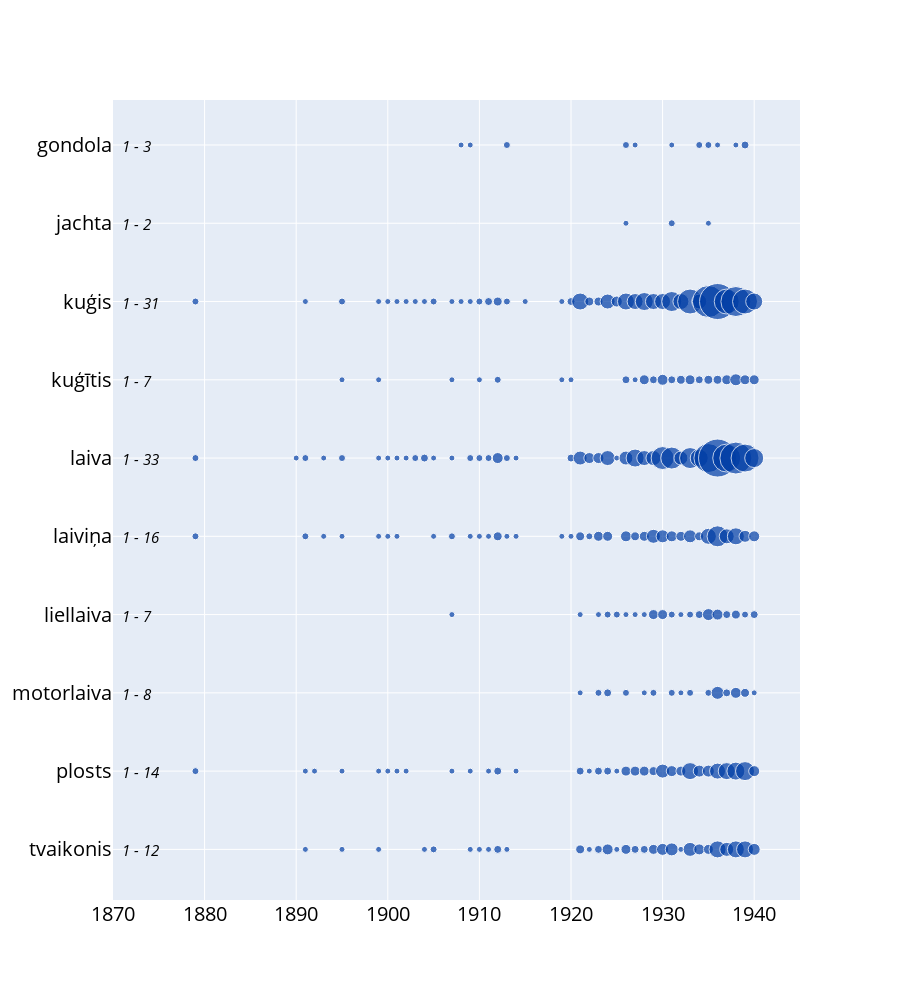

Notebook code for this chart:
### Code cell
# let's plot maritime terms over years
# now lets plot original terms _grouped 
scale = 4
width = 370 * scale
height = 475 * scale
terms_for_plot = maritime_terms_original_grouped # these are doc frequencies over years
# print actual width and height
print(f"width: {width}, height: {height}")
font_size = 5 * scale
margin = 25 * scale
top_margin = 25 * scale
bottom_margin = 25 * scale
font_color = "rgb(0, 0, 0)" # Black
# we will only use Pantone 293 for bubble colors - rgb(0, 61, 165)
colors = ["rgb(0, 61, 165)"] * len(terms_for_plot)

fig = go.Figure()
# colors = px.colors.qualitative.Plotly.copy()
# let's use Dark24 for colors
# colors = px.colors.qualitative.Dark24.copy()


# cyclable colors
# let's use cycle from itertools
# from itertools import cycle
# colors = cycle(px.colors.qualitative.Plotly)
# how many colors
print(f"len(px.colors.qualitative.Plotly): {len(colors)}")
# print how many terms we have
print(f"len(terms_for_plot): {len(terms_for_plot)}")
for term, dft in sorted(terms_for_plot.items(), reverse=True):
    print(f"Plotting {term}")
    
    # color
    color = colors.pop(0)
    print(f"Color: {color}")
    fig.add_trace(go.Scatter(
        x=dft.index,
        y=[term] * len(dft), 
        mode='markers', 
        marker=dict(
            size=5+dft.values*1,
        ),
        # marker color
        marker_color=color,

        # hover values
        # show values on hover
        hoverinfo='text',
        hovertext=[f"Year: {year}<br>Count: {count}" for year, count in zip(dft.index, dft.values)],
        name=term))
    
    # let's find min and max for dft
    min_count = dft.min()
    max_count = dft.max()
    # let's add custom annotation with min_count and max_count for each term at the left side of the plot
    fig.add_annotation(
        xref="paper",
        yref="y",
        x=0.01,
        y=term,
        # shift y position down a bit
        yshift=-1,
        # text=f"<i>No {min_count} līdz {max_count}</i>",
        text=f"<i>{min_count} - {max_count}</i>",
        showarrow=False,
        font=dict(size=font_size*0.75),


        # bgcolor="transparent",
        # bordercolor="black",
        # borderwidth=1
    )

# fig.update_layout(title="Terms 1 usage per year", 
#                   xaxis_title="Year", 
#                   yaxis_title="Count of unique file_stem_short")

#
# update height
fig.update_layout(height=1000)
# change font size
fig.update_layout(font=dict(size=font_size))
# update font color
fig.update_layout(font_color=font_color)
# update margin
fig.update_layout(margin=dict(l=margin, r=margin, t=top_margin, b=bottom_margin))
# save html
# hide legend
fig.update_layout(showlegend=False)

# we want x axis to start at 1870
fig.update_xaxes(range=[1870, 1945])
SAVE_HTML = False
if SAVE_HTML:
    fig.write_html("../html/terms_original_20_usage_per_year.html")
fig.show()
# print date
print(datetime.now())

### Figure 1 — Plotly figure (JSON) as saved in the notebook; plotly's stock layout.template omitted (floating-point values rounded to 4 significant figures)
{"data": [{"hoverinfo": "text", "hovertext": ["Year: 1891<br>Count: 1", "Year: 1895<br>Count: 1", "Year: 1899<br>Count: 1", "Year: 1904<br>Count: 1", "Year: 1905<br>Count: 2", "Year: 1909<br>Count: 1", "Year: 1910<br>Count: 1", "Year: 1911<br>Count: 1", "Year: 1912<br>Count: 3", "Year: 1913<br>Count: 1", "Year: 1921<br>Count: 4", "Year: 1922<br>Count: 1", "Year: 1923<br>Count: 3", "Year: 1924<br>Count: 6", "Year: 1925<br>Count: 1", "Year: 1926<br>Count: 5", "Year: 1927<br>Count: 3", "Year: 1928<br>Count: 3", "Year: 1929<br>Count: 5", "Year: 1930<br>Count: 7", "Year: 1931<br>Count: 8", "Year: 1932<br>Count: 1", "Year: 1933<br>Count: 9", "Year: 1934<br>Count: 6", "Year: 1935<br>Count: 5", "Year: 1936<br>Count: 12", "Year: 1937<br>Count: 9", "Year: 1938<br>Count: 12", "Year: 1939<br>Count: 12", "Year: 1940<br>Count: 7"], "marker": {"color": "rgb(0, 61, 165)", "size": [6, 6, 6, 6, 7, 6, 6, 6, 8, 6, 9, 6, 8, 11, 6, 10, 8, 8, 10, 12, 13, 6, 14, 11, 10, 17, 14, 17, 17, 12]}, "mode": "markers", "name": "tvaikonis", "type": "scatter", "x": [1891, 1895, 1899, 1904, 1905, 1909, 1910, 1911, 1912, 1913, 1921, 1922, 1923, 1924, 1925, 1926, 1927, 1928, 1929, 1930, 1931, 1932, 1933, 1934, 1935, 1936, 1937, 1938, 1939, 1940], "y": ["tvaikonis", "tvaikonis", "tvaikonis", "tvaikonis", "tvaikonis", "tvaikonis", "tvaikonis", "tvaikonis", "tvaikonis", "tvaikonis", "tvaikonis", "tvaikonis", "tvaikonis", "tvaikonis", "tvaikonis", "tvaikonis", "tvaikonis", "tvaikonis", "tvaikonis", "tvaikonis", "tvaikonis", "tvaikonis", "tvaikonis", "tvaikonis", "tvaikonis", "tvaikonis", "tvaikonis", "tvaikonis", "tvaikonis", "tvaikonis"]}, {"hoverinfo": "text", "hovertext": ["Year: 1879<br>Count: 2", "Year: 1891<br>Count: 1", "Year: 1892<br>Count: 1", "Year: 1895<br>Count: 1", "Year: 1899<br>Count: 1", "Year: 1900<br>Count: 1", "Year: 1901<br>Count: 1", "Year: 1902<br>Count: 1", "Year: 1907<br>Count: 1", "Year: 1909<br>Count: 1", "Year: 1911<br>Count: 1", "Year: 1912<br>Count: 3", "Year: 1914<br>Count: 1", "Year: 1921<br>Count: 3", "Year: 1922<br>Count: 1", "Year: 1923<br>Count: 3", "Year: 1924<br>Count: 3", "Year: 1925<br>Count: 1", "Year: 1926<br>Count: 5", "Year: 1927<br>Count: 5", "Year: 1928<br>Count: 5", "Year: 1929<br>Count: 4", "Year: 1930<br>Count: 9", "Year: 1931<br>Count: 6", "Year: 1932<br>Count: 5", "Year: 1933<br>Count: 12", "Year: 1934<br>Count: 7", "Year: 1935<br>Count: 7", "Year: 1936<br>Count: 11", "Year: 1937<br>Count: 12", "Year: 1938<br>Count: 13", "Year: 1939<br>Count: 14", "Year: 1940<br>Count: 6"], "marker": {"color": "rgb(0, 61, 165)", "size": [7, 6, 6, 6, 6, 6, 6, 6, 6, 6, 6, 8, 6, 8, 6, 8, 8, 6, 10, 10, 10, 9, 14, 11, 10, 17, 12, 12, 16, 17, 18, 19, 11]}, "mode": "markers", "name": "plosts", "type": "scatter", "x": [1879, 1891, 1892, 1895, 1899, 1900, 1901, 1902, 1907, 1909, 1911, 1912, 1914, 1921, 1922, 1923, 1924, 1925, 1926, 1927, 1928, 1929, 1930, 1931, 1932, 1933, 1934, 1935, 1936, 1937, 1938, 1939, 1940], "y": ["plosts", "plosts", "plosts", "plosts", "plosts", "plosts", "plosts", "plosts", "plosts", "plosts", "plosts", "plosts", "plosts", "plosts", "plosts", "plosts", "plosts", "plosts", "plosts", "plosts", "plosts", "plosts", "plosts", "plosts", "plosts", "plosts", "plosts", "plosts", "plosts", "plosts", "plosts", "plosts", "plosts"]}, {"hoverinfo": "text", "hovertext": ["Year: 1921<br>Count: 1", "Year: 1923<br>Count: 2", "Year: 1924<br>Count: 3", "Year: 1926<br>Count: 2", "Year: 1928<br>Count: 1", "Year: 1929<br>Count: 2", "Year: 1931<br>Count: 2", "Year: 1932<br>Count: 1", "Year: 1933<br>Count: 2", "Year: 1935<br>Count: 2", "Year: 1936<br>Count: 8", "Year: 1937<br>Count: 3", "Year: 1938<br>Count: 6", "Year: 1939<br>Count: 4", "Year: 1940<br>Count: 1"], "marker": {"color": "rgb(0, 61, 165)", "size": [6, 7, 8, 7, 6, 7, 7, 6, 7, 7, 13, 8, 11, 9, 6]}, "mode": "markers", "name": "motorlaiva", "type": "scatter", "x": [1921, 1923, 1924, 1926, 1928, 1929, 1931, 1932, 1933, 1935, 1936, 1937, 1938, 1939, 1940], "y": ["motorlaiva", "motorlaiva", "motorlaiva", "motorlaiva", "motorlaiva", "motorlaiva", "motorlaiva", "motorlaiva", "motorlaiva", "motorlaiva", "motorlaiva", "motorlaiva", "motorlaiva", "motorlaiva", "motorlaiva"]}, {"hoverinfo": "text", "hovertext": ["Year: 1907<br>Count: 1", "Year: 1921<br>Count: 1", "Year: 1923<br>Count: 1", "Year: 1924<br>Count: 2", "Year: 1925<br>Count: 2", "Year: 1926<br>Count: 1", "Year: 1927<br>Count: 1", "Year: 1928<br>Count: 1", "Year: 1929<br>Count: 5", "Year: 1930<br>Count: 5", "Year: 1931<br>Count: 2", "Year: 1932<br>Count: 1", "Year: 1933<br>Count: 2", "Year: 1934<br>Count: 3", "Year: 1935<br>Count: 7", "Year: 1936<br>Count: 6", "Year: 1937<br>Count: 3", "Year: 1938<br>Count: 4", "Year: 1939<br>Count: 2", "Year: 1940<br>Count: 3"], "marker": {"color": "rgb(0, 61, 165)", "size": [6, 6, 6, 7, 7, 6, 6, 6, 10, 10, 7, 6, 7, 8, 12, 11, 8, 9, 7, 8]}, "mode": "markers", "name": "liellaiva", "type": "scatter", "x": [1907, 1921, 1923, 1924, 1925, 1926, 1927, 1928, 1929, 1930, 1931, 1932, 1933, 1934, 1935, 1936, 1937, 1938, 1939, 1940], "y": ["liellaiva", "liellaiva", "liellaiva", "liellaiva", "liellaiva", "liellaiva", "liellaiva", "liellaiva", "liellaiva", "liellaiva", "liellaiva", "liellaiva", "liellaiva", "liellaiva", "liellaiva", "liellaiva", "liellaiva", "liellaiva", "liellaiva", "liellaiva"]}, {"hoverinfo": "text", "hovertext": ["Year: 1879<br>Count: 2", "Year: 1891<br>Count: 2", "Year: 1893<br>Count: 1", "Year: 1895<br>Count: 1", "Year: 1899<br>Count: 1", "Year: 1900<br>Count: 1", "Year: 1901<br>Count: 1", "Year: 1905<br>Count: 1", "Year: 1907<br>Count: 2", "Year: 1909<br>Count: 1", "Year: 1910<br>Count: 1", "Year: 1911<br>Count: 1", "Year: 1912<br>Count: 4", "Year: 1913<br>Count: 1", "Year: 1914<br>Count: 1", "Year: 1919<br>Count: 1", "Year: 1920<br>Count: 1", "Year: 1921<br>Count: 4", "Year: 1922<br>Count: 2", "Year: 1923<br>Count: 5", "Year: 1924<br>Count: 5", "Year: 1926<br>Count: 6", "Year: 1927<br>Count: 4", "Year: 1928<br>Count: 5", "Year: 1929<br>Count: 9", "Year: 1930<br>Count: 8", "Year: 1931<br>Count: 6", "Year: 1932<br>Count: 5", "Year: 1933<br>Count: 8", "Year: 1934<br>Count: 4", "Year: 1935<br>Count: 11", "Year: 1936<br>Count: 16", "Year: 1937<br>Count: 10", "Year: 1938<br>Count: 12", "Year: 1939<br>Count: 7", "Year: 1940<br>Count: 6"], "marker": {"color": "rgb(0, 61, 165)", "size": [7, 7, 6, 6, 6, 6, 6, 6, 7, 6, 6, 6, 9, 6, 6, 6, 6, 9, 7, 10, 10, 11, 9, 10, 14, 13, 11, 10, 13, 9, 16, 21, 15, 17, 12, 11]}, "mode": "markers", "name": "laiviņa", "type": "scatter", "x": [1879, 1891, 1893, 1895, 1899, 1900, 1901, 1905, 1907, 1909, 1910, 1911, 1912, 1913, 1914, 1919, 1920, 1921, 1922, 1923, 1924, 1926, 1927, 1928, 1929, 1930, 1931, 1932, 1933, 1934, 1935, 1936, 1937, 1938, 1939, 1940], "y": ["laiviņa", "laiviņa", "laiviņa", "laiviņa", "laiviņa", "laiviņa", "laiviņa", "laiviņa", "laiviņa", "laiviņa", "laiviņa", "laiviņa", "laiviņa", "laiviņa", "laiviņa", "laiviņa", "laiviņa", "laiviņa", "laiviņa", "laiviņa", "laiviņa", "laiviņa", "laiviņa", "laiviņa", "laiviņa", "laiviņa", "laiviņa", "laiviņa", "laiviņa", "laiviņa", "laiviņa", "laiviņa", "laiviņa", "laiviņa", "laiviņa", "laiviņa"]}, {"hoverinfo": "text", "hovertext": ["Year: 1879<br>Count: 2", "Year: 1890<br>Count: 1", "Year: 1891<br>Count: 2", "Year: 1893<br>Count: 1", "Year: 1895<br>Count: 2", "Year: 1899<br>Count: 1", "Year: 1900<br>Count: 1", "Year: 1901<br>Count: 1", "Year: 1902<br>Count: 1", "Year: 1903<br>Count: 2", "Year: 1904<br>Count: 3", "Year: 1905<br>Count: 1", "Year: 1907<br>Count: 1", "Year: 1909<br>Count: 2", "Year: 1910<br>Count: 2", "Year: 1911<br>Count: 2", "Year: 1912<br>Count: 6", "Year: 1913<br>Count: 2", "Year: 1914<br>Count: 1", "Year: 1920<br>Count: 3", "Year: 1921<br>Count: 9", "Year: 1922<br>Count: 6", "Year: 1923<br>Count: 6", "Year: 1924<br>Count: 10", "Year: 1925<br>Count: 1", "Year: 1926<br>Count: 9", "Year: 1927<br>Count: 13", "Year: 1928<br>Count: 10", "Year: 1929<br>Count: 10", "Year: 1930<br>Count: 18", "Year: 1931<br>Count: 17", "Year: 1932<br>Count: 9", "Year: 1933<br>Count: 16", "Year: 1934<br>Count: 13", "Year: 1935<br>Count: 24", "Year: 1936<br>Count: 33", "Year: 1937<br>Count: 23", "Year: 1938<br>Count: 27", "Year: 1939<br>Count: 23", "Year: 1940<br>Count: 14"], "marker": {"color": "rgb(0, 61, 165)", "size": [7, 6, 7, 6, 7, 6, 6, 6, 6, 7, 8, 6, 6, 7, 7, 7, 11, 7, 6, 8, 14, 11, 11, 15, 6, 14, 18, 15, 15, 23, 22, 14, 21, 18, 29, 38, 28, 32, 28, 19]}, "mode": "markers", "name": "laiva", "type": "scatter", "x": [1879, 1890, 1891, 1893, 1895, 1899, 1900, 1901, 1902, 1903, 1904, 1905, 1907, 1909, 1910, 1911, 1912, 1913, 1914, 1920, 1921, 1922, 1923, 1924, 1925, 1926, 1927, 1928, 1929, 1930, 1931, 1932, 1933, 1934, 1935, 1936, 1937, 1938, 1939, 1940], "y": ["laiva", "laiva", "laiva", "laiva", "laiva", "laiva", "laiva", "laiva", "laiva", "laiva", "laiva", "laiva", "laiva", "laiva", "laiva", "laiva", "laiva", "laiva", "laiva", "laiva", "laiva", "laiva", "laiva", "laiva", "laiva", "laiva", "laiva", "laiva", "laiva", "laiva", "laiva", "laiva", "laiva", "laiva", "laiva", "laiva", "laiva", "laiva", "laiva", "laiva"]}, {"hoverinfo": "text", "hovertext": ["Year: 1895<br>Count: 1", "Year: 1899<br>Count: 1", "Year: 1907<br>Count: 1", "Year: 1910<br>Count: 1", "Year: 1912<br>Count: 2", "Year: 1919<br>Count: 1", "Year: 1920<br>Count: 1", "Year: 1926<br>Count: 3", "Year: 1927<br>Count: 1", "Year: 1928<br>Count: 5", "Year: 1929<br>Count: 3", "Year: 1930<br>Count: 6", "Year: 1931<br>Count: 3", "Year: 1932<br>Count: 4", "Year: 1933<br>Count: 5", "Year: 1934<br>Count: 3", "Year: 1935<br>Count: 4", "Year: 1936<br>Count: 4", "Year: 1937<br>Count: 5", "Year: 1938<br>Count: 7", "Year: 1939<br>Count: 5", "Year: 1940<br>Count: 5"], "marker": {"color": "rgb(0, 61, 165)", "size": [6, 6, 6, 6, 7, 6, 6, 8, 6, 10, 8, 11, 8, 9, 10, 8, 9, 9, 10, 12, 10, 10]}, "mode": "markers", "name": "kuģītis", "type": "scatter", "x": [1895, 1899, 1907, 1910, 1912, 1919, 1920, 1926, 1927, 1928, 1929, 1930, 1931, 1932, 1933, 1934, 1935, 1936, 1937, 1938, 1939, 1940], "y": ["kuģītis", "kuģītis", "kuģītis", "kuģītis", "kuģītis", "kuģītis", "kuģītis", "kuģītis", "kuģītis", "kuģītis", "kuģītis", "kuģītis", "kuģītis", "kuģītis", "kuģītis", "kuģītis", "kuģītis", "kuģītis", "kuģītis", "kuģītis", "kuģītis", "kuģītis"]}, {"hoverinfo": "text", "hovertext": ["Year: 1879<br>Count: 2", "Year: 1891<br>Count: 1", "Year: 1895<br>Count: 2", "Year: 1899<br>Count: 1", "Year: 1900<br>Count: 1", "Year: 1901<br>Count: 1", "Year: 1902<br>Count: 1", "Year: 1903<br>Count: 1", "Year: 1904<br>Count: 1", "Year: 1905<br>Count: 2", "Year: 1907<br>Count: 1", "Year: 1908<br>Count: 1", "Year: 1909<br>Count: 1", "Year: 1910<br>Count: 2", "Year: 1911<br>Count: 3", "Year: 1912<br>Count: 4", "Year: 1913<br>Count: 2", "Year: 1915<br>Count: 1", "Year: 1919<br>Count: 1", "Year: 1920<br>Count: 3", "Year: 1921<br>Count: 12", "Year: 1922<br>Count: 4", "Year: 1923<br>Count: 4", "Year: 1924<br>Count: 10", "Year: 1925<br>Count: 6", "Year: 1926<br>Count: 12", "Year: 1927<br>Count: 11", "Year: 1928<br>Count: 13", "Year: 1929<br>Count: 11", "Year: 1930<br>Count: 11", "Year: 1931<br>Count: 15", "Year: 1932<br>Count: 11", "Year: 1933<br>Count: 20", "Year: 1934<br>Count: 10", "Year: 1935<br>Count: 27", "Year: 1936<br>Count: 31", "Year: 1937<br>Count: 20", "Year: 1938<br>Count: 25", "Year: 1939<br>Count: 20", "Year: 1940<br>Count: 12"], "marker": {"color": "rgb(0, 61, 165)", "size": [7, 6, 7, 6, 6, 6, 6, 6, 6, 7, 6, 6, 6, 7, 8, 9, 7, 6, 6, 8, 17, 9, 9, 15, 11, 17, 16, 18, 16, 16, 20, 16, 25, 15, 32, 36, 25, 30, 25, 17]}, "mode": "markers", "name": "kuģis", "type": "scatter", "x": [1879, 1891, 1895, 1899, 1900, 1901, 1902, 1903, 1904, 1905, 1907, 1908, 1909, 1910, 1911, 1912, 1913, 1915, 1919, 1920, 1921, 1922, 1923, 1924, 1925, 1926, 1927, 1928, 1929, 1930, 1931, 1932, 1933, 1934, 1935, 1936, 1937, 1938, 1939, 1940], "y": ["kuģis", "kuģis", "kuģis", "kuģis", "kuģis", "kuģis", "kuģis", "kuģis", "kuģis", "kuģis", "kuģis", "kuģis", "kuģis", "kuģis", "kuģis", "kuģis", "kuģis", "kuģis", "kuģis", "kuģis", "kuģis", "kuģis", "kuģis", "kuģis", "kuģis", "kuģis", "kuģis", "kuģis", "kuģis", "kuģis", "kuģis", "kuģis", "kuģis", "kuģis", "kuģis", "kuģis", "kuģis", "kuģis", "kuģis", "kuģis"]}, {"hoverinfo": "text", "hovertext": ["Year: 1926<br>Count: 1", "Year: 1931<br>Count: 2", "Year: 1935<br>Count: 1"], "marker": {"color": "rgb(0, 61, 165)", "size": [6, 7, 6]}, "mode": "markers", "name": "jachta", "type": "scatter", "x": [1926, 1931, 1935], "y": ["jachta", "jachta", "jachta"]}, {"hoverinfo": "text", "hovertext": ["Year: 1908<br>Count: 1", "Year: 1909<br>Count: 1", "Year: 1913<br>Count: 2", "Year: 1926<br>Count: 2", "Year: 1927<br>Count: 1", "Year: 1931<br>Count: 1", "Year: 1934<br>Count: 2", "Year: 1935<br>Count: 2", "Year: 1936<br>Count: 1", "Year: 1938<br>Count: 1", "Year: 1939<br>Count: 3"], "marker": {"color": "rgb(0, 61, 165)", "size": [6, 6, 7, 7, 6, 6, 7, 7, 6, 6, 8]}, "mode": "markers", "name": "gondola", "type": "scatter", "x": [1908, 1909, 1913, 1926, 1927, 1931, 1934, 1935, 1936, 1938, 1939], "y": ["gondola", "gondola", "gondola", "gondola", "gondola", "gondola", "gondola", "gondola", "gondola", "gondola", "gondola"]}], "layout": {"annotations": [{"font": {"size": 15}, "showarrow": false, "text": "<i>1 - 12</i>", "x": 0.01, "xref": "paper", "y": "tvaikonis", "yref": "y", "yshift": -1}, {"font": {"size": 15}, "showarrow": false, "text": "<i>1 - 14</i>", "x": 0.01, "xref": "paper", "y": "plosts", "yref": "y", "yshift": -1}, {"font": {"size": 15}, "showarrow": false, "text": "<i>1 - 8</i>", "x": 0.01, "xref": "paper", "y": "motorlaiva", "yref": "y", "yshift": -1}, {"font": {"size": 15}, "showarrow": false, "text": "<i>1 - 7</i>", "x": 0.01, "xref": "paper", "y": "liellaiva", "yref": "y", "yshift": -1}, {"font": {"size": 15}, "showarrow": false, "text": "<i>1 - 16</i>", "x": 0.01, "xref": "paper", "y": "laiviņa", "yref": "y", "yshift": -1}, {"font": {"size": 15}, "showarrow": false, "text": "<i>1 - 33</i>", "x": 0.01, "xref": "paper", "y": "laiva", "yref": "y", "yshift": -1}, {"font": {"size": 15}, "showarrow": false, "text": "<i>1 - 7</i>", "x": 0.01, "xref": "paper", "y": "kuģītis", "yref": "y", "yshift": -1}, {"font": {"size": 15}, "showarrow": false, "text": "<i>1 - 31</i>", "x": 0.01, "xref": "paper", "y": "kuģis", "yref": "y", "yshift": -1}, {"font": {"size": 15}, "showarrow": false, "text": "<i>1 - 2</i>", "x": 0.01, "xref": "paper", "y": "jachta", "yref": "y", "yshift": -1}, {"font": {"size": 15}, "showarrow": false, "text": "<i>1 - 3</i>", "x": 0.01, "xref": "paper", "y": "gondola", "yref": "y", "yshift": -1}], "font": {"color": "rgb(0, 0, 0)", "size": 20}, "height": 1000, "margin": {"b": 100, "l": 100, "r": 100, "t": 100}, "showlegend": false, "xaxis": {"range": [1870, 1945]}}}
